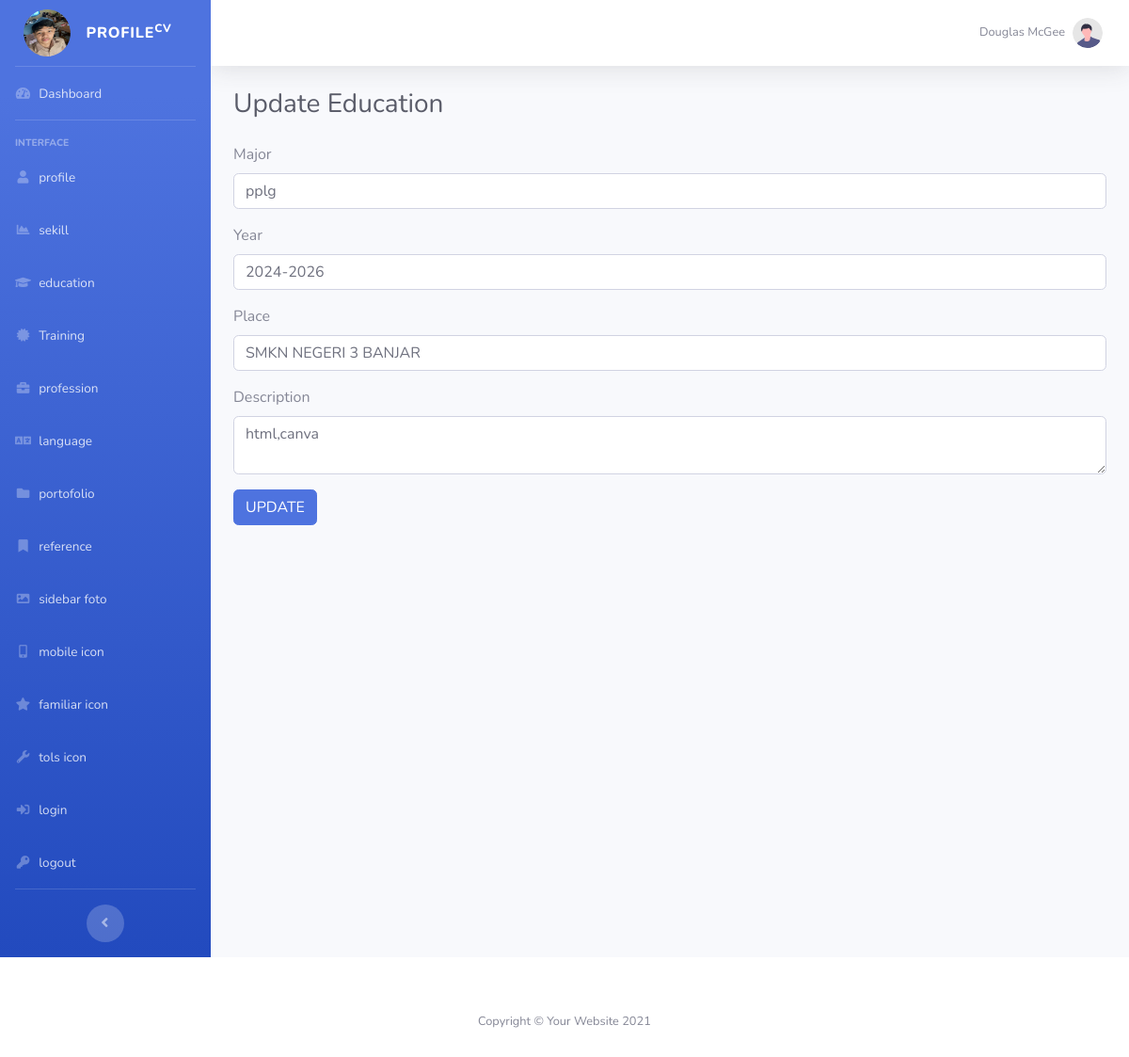
Page /update_form_education.php?id_education=9 (signed in) on the committed database.
### tables this page shows
CREATE TABLE `education` (
  `id_education` int(11) NOT NULL,
  `nama_jurusan` varchar(100) NOT NULL,
  `tahun_belajar` varchar(45) NOT NULL,
  `temapat_belajar` varchar(100) NOT NULL,
  `deskripsi` text NOT NULL
);

### update_form_education.php (the view, shortened to what this page needs)
<?php
include "connection.php";
$id = $_GET['id_education'];
$query = mysqli_query($koneksi, "SELECT * FROM education WHERE id_education='$id'");
$data = mysqli_fetch_assoc($query);
?>
<?php include "header.php" ?>
<body id="page-top">
<div id="wrapper">
<?php include "sidebar.php" ?>
<div id="content-wrapper" class="d-flex flex-column">
<div id="content">
<?php include "topbar.php" ?>
<div class="container-fluid">
<h1 class="h3 mb-4 text-gray-800">Update Education</h1>
<form action="action_update_education.php" method="POST">
    <div class="form-group">
        <label>Major</label>
<input type="text" name="nama_jurusan" class="form-control" value="<?php echo $data['nama_jurusan']; ?>">
    </div>
    <div class="form-group">
        <label>Year</label>
<input type="text" name="tahun_belajar" class="form-control" value="<?php echo $data['tahun_belajar']; ?>">
    </div>
    <div class="form-group">
        <label>Place</label>
<input type="text" name="temapat_belajar" class="form-control" value="<?php echo $data['temapat_belajar']; ?>">
    </div>
    <div class="form-group">
        <label>Description</label>
<textarea name="deskripsi" class="form-control"><?php echo $data['deskripsi']; ?></textarea>
    </div>
    <button type="submit" class="btn btn-primary">UPDATE</button>
</form>
</div>
</div>
</div>
</div>
<?php include "footer.php" ?>

### rows in the picture
education: nama_jurusan "pplg", tahun_belajar "2024-2026", temapat_belajar "SMKN NEGERI 3 BANJAR", deskripsi "html,canva"
